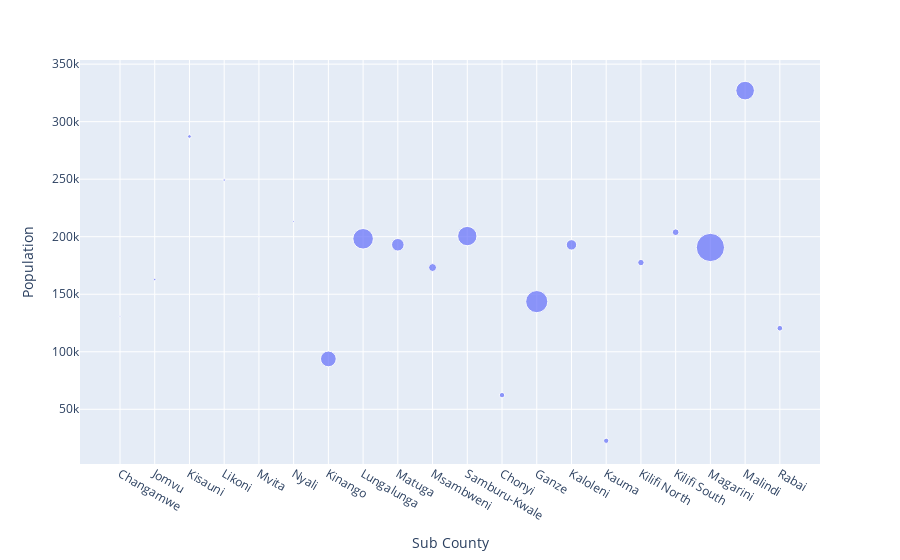

Notebook code for this chart:
### Code cell
px.scatter(census.head(20), x = 'Sub County', y = 'Population', hover_name = 'County', size = 'Area')

### Figure 1 — Plotly figure (JSON) as saved in the notebook; plotly's stock layout.template omitted (floating-point values rounded to 4 significant figures)
{"data": [{"hovertemplate": "<b>%{hovertext}</b><br><br>Sub County=%{x}<br>Population=%{y}<br>Area=%{marker.size}<extra></extra>", "hovertext": ["Mombasa", "Mombasa", "Mombasa", "Mombasa", "Mombasa", "Mombasa", "Kwale", "Kwale", "Kwale", "Kwale", "Kwale", "Kilifi", "Kilifi", "Kilifi", "Kilifi", "Kilifi", "Kilifi", "Kilifi", "Kilifi", "Kilifi"], "legendgroup": "", "marker": {"color": "#636efa", "size": [17.7, 36.9, 87.7, 40.5, 14.6, 22.5, 1614, 2765.0, 1032.0, 411.7, 2444.0, 192.6, 3204.0, 706.1, 181.4, 264.4, 290.5, 5229.0, 2263.0, 207.8], "sizemode": "area", "sizeref": 13.07, "symbol": "circle"}, "mode": "markers", "name": "", "orientation": "v", "showlegend": false, "type": "scatter", "x": ["Changamwe", "Jomvu", "Kisauni", "Likoni", "Mvita", "Nyali", "Kinango", "Lungalunga", "Matuga", "Msambweni", "Samburu-Kwale", "Chonyi", "Ganze", "Kaloleni", "Kauma", "Kilifi North", "Kilifi South", "Magarini", "Malindi", "Rabai"], "xaxis": "x", "y": [130541, 162760, 287131, 249230, 147983, 213342, 93789, 198195, 192999, 173213, 200552, 62318, 143590, 192905, 22613, 177527, 203891, 190644, 326991, 120479], "yaxis": "y"}], "layout": {"legend": {"itemsizing": "constant", "tracegroupgap": 0}, "margin": {"t": 60}, "xaxis": {"anchor": "y", "domain": [0, 1], "title": {"text": "Sub County"}}, "yaxis": {"anchor": "x", "domain": [0, 1], "title": {"text": "Population"}}}}
